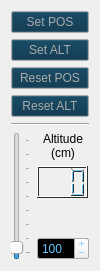
       <widget class="QWidget" name="layoutWidget">
        <property name="geometry">
         <rect>
          <x>296</x>
          <y>81</y>
          <width>91</width>
          <height>271</height>
         </rect>
        </property>
        <layout class="QVBoxLayout" name="verticalLayout_19">
         <item>
          <layout class="QVBoxLayout" name="verticalLayout_17">
           <item>
            <widget class="QPushButton" name="ap_btnSetPos">
             <property name="enabled">
              <bool>true</bool>
             </property>
             <property name="maximumSize">
              <size>
               <width>78</width>
               <height>16777215</height>
              </size>
             </property>
             <property name="palette">
              <palette>
               <active>
                <colorrole role="Button">
                 <brush brushstyle="SolidPattern">
                  <color alpha="255">
                   <red>0</red>
                   <green>45</green>
                   <blue>70</blue>
                  </color>
                 </brush>
                </colorrole>
                <colorrole role="ButtonText">
                 <brush brushstyle="SolidPattern">
                  <color alpha="255">
                   <red>171</red>
                   <green>171</green>
                   <blue>171</blue>
                  </color>
                 </brush>
                </colorrole>
               </active>
               <inactive>
                <colorrole role="Button">
                 <brush brushstyle="SolidPattern">
                  <color alpha="255">
                   <red>0</red>
                   <green>45</green>
                   <blue>70</blue>
                  </color>
                 </brush>
                </colorrole>
                <colorrole role="ButtonText">
                 <brush brushstyle="SolidPattern">
                  <color alpha="255">
                   <red>171</red>
                   <green>171</green>
                   <blue>171</blue>
                  </color>
                 </brush>
                </colorrole>
               </inactive>
               <disabled>
                <colorrole role="Button">
                 <brush brushstyle="SolidPattern">
                  <color alpha="255">
                   <red>0</red>
                   <green>45</green>
                   <blue>70</blue>
                  </color>
                 </brush>
                </colorrole>
                <colorrole role="ButtonText">
                 <brush brushstyle="SolidPattern">
                  <color alpha="255">
                   <red>126</red>
                   <green>126</green>
                   <blue>126</blue>
                  </color>
                 </brush>
                </colorrole>
               </disabled>
              </palette>
             </property>
             <property name="whatsThis">
              <string>Setting the desired lateral position of the helicopter.</string>
             </property>
             <property name="text">
              <string>Set POS</string>
             </property>
            </widget>
           </item>
           <item>
            <widget class="QPushButton" name="ap_btnSetAlt">
             <property name="maximumSize">
              <size>
               <width>78</width>
               <height>16777215</height>
              </size>
             </property>
             <property name="palette">
              <palette>
               <active>
                <colorrole role="Button">
                 <brush brushstyle="SolidPattern">
                  <color alpha="255">
                   <red>0</red>
                   <green>45</green>
                   <blue>70</blue>
                  </color>
                 </brush>
                </colorrole>
                <colorrole role="ButtonText">
                 <brush brushstyle="SolidPattern">
                  <color alpha="255">
                   <red>171</red>
                   <green>171</green>
                   <blue>171</blue>
                  </color>
                 </brush>
                </colorrole>
               </active>
               <inactive>
                <colorrole role="Button">
                 <brush brushstyle="SolidPattern">
                  <color alpha="255">
                   <red>0</red>
                   <green>45</green>
                   <blue>70</blue>
                  </color>
                 </brush>
                </colorrole>
                <colorrole role="ButtonText">
                 <brush brushstyle="SolidPattern">
                  <color alpha="255">
                   <red>171</red>
                   <green>171</green>
                   <blue>171</blue>
                  </color>
                 </brush>
                </colorrole>
               </inactive>
               <disabled>
                <colorrole role="Button">
                 <brush brushstyle="SolidPattern">
                  <color alpha="255">
                   <red>0</red>
                   <green>45</green>
                   <blue>70</blue>
                  </color>
                 </brush>
                </colorrole>
                <colorrole role="ButtonText">
                 <brush brushstyle="SolidPattern">
                  <color alpha="255">
                   <red>126</red>
                   <green>126</green>
                   <blue>126</blue>
                  </color>
                 </brush>
                </colorrole>
               </disabled>
              </palette>
             </property>
             <property name="text">
              <string>Set ALT</string>
             </property>
            </widget>
           </item>
           <item>
            <widget class="QPushButton" name="ap_btnResetPos">
             <property name="enabled">
              <bool>true</bool>
             </property>
             <property name="maximumSize">
              <size>
               <width>78</width>
               <height>16777215</height>
              </size>
             </property>
             <property name="palette">
              <palette>
               <active>
                <colorrole role="Button">
                 <brush brushstyle="SolidPattern">
                  <color alpha="255">
                   <red>0</red>
                   <green>45</green>
                   <blue>70</blue>
                  </color>
                 </brush>
                </colorrole>
                <colorrole role="ButtonText">
                 <brush brushstyle="SolidPattern">
                  <color alpha="255">
                   <red>171</red>
                   <green>171</green>
                   <blue>171</blue>
                  </color>
                 </brush>
                </colorrole>
               </active>
               <inactive>
                <colorrole role="Button">
                 <brush brushstyle="SolidPattern">
                  <color alpha="255">
                   <red>0</red>
                   <green>45</green>
                   <blue>70</blue>
                  </color>
                 </brush>
                </colorrole>
                <colorrole role="ButtonText">
                 <brush brushstyle="SolidPattern">
                  <color alpha="255">
                   <red>171</red>
                   <green>171</green>
                   <blue>171</blue>
                  </color>
                 </brush>
                </colorrole>
               </inactive>
               <disabled>
                <colorrole role="Button">
                 <brush brushstyle="SolidPattern">
                  <color alpha="255">
                   <red>0</red>
                   <green>45</green>
                   <blue>70</blue>
                  </color>
                 </brush>
                </colorrole>
                <colorrole role="ButtonText">
                 <brush brushstyle="SolidPattern">
                  <color alpha="255">
                   <red>126</red>
                   <green>126</green>
                   <blue>126</blue>
                  </color>
                 </brush>
                </colorrole>
               </disabled>
              </palette>
             </property>
             <property name="whatsThis">
              <string>Setting the desired lateral position of the helicopter.</string>
             </property>
             <property name="text">
              <string>Reset POS</string>
             </property>
            </widget>
           </item>
           <item>
            <widget class="QPushButton" name="ap_btnResetAlt">
             <property name="enabled">
              <bool>true</bool>
             </property>
             <property name="maximumSize">
              <size>
               <width>78</width>
               <height>16777215</height>
              </size>
             </property>
             <property name="palette">
              <palette>
               <active>
                <colorrole role="Button">
                 <brush brushstyle="SolidPattern">
                  <color alpha="255">
                   <red>0</red>
                   <green>45</green>
                   <blue>70</blue>
                  </color>
                 </brush>
                </colorrole>
                <colorrole role="ButtonText">
                 <brush brushstyle="SolidPattern">
                  <color alpha="255">
                   <red>171</red>
                   <green>171</green>
                   <blue>171</blue>
                  </color>
                 </brush>
                </colorrole>
               </active>
               <inactive>
                <colorrole role="Button">
                 <brush brushstyle="SolidPattern">
                  <color alpha="255">
                   <red>0</red>
                   <green>45</green>
                   <blue>70</blue>
                  </color>
                 </brush>
                </colorrole>
                <colorrole role="ButtonText">
                 <brush brushstyle="SolidPattern">
                  <color alpha="255">
                   <red>171</red>
                   <green>171</green>
                   <blue>171</blue>
                  </color>
                 </brush>
                </colorrole>
               </inactive>
               <disabled>
                <colorrole role="Button">
                 <brush brushstyle="SolidPattern">
                  <color alpha="255">
                   <red>0</red>
                   <green>45</green>
                   <blue>70</blue>
                  </color>
                 </brush>
                </colorrole>
                <colorrole role="ButtonText">
                 <brush brushstyle="SolidPattern">
                  <color alpha="255">
                   <red>126</red>
                   <green>126</green>
                   <blue>126</blue>
                  </color>
                 </brush>
                </colorrole>
               </disabled>
              </palette>
             </property>
             <property name="whatsThis">
              <string>Setting the desired lateral position of the helicopter.</string>
             </property>
             <property name="text">
              <string>Reset ALT</string>
             </property>
            </widget>
           </item>
          </layout>
         </item>
         <item>
          <widget class="Line" name="line_5">
           <property name="maximumSize">
            <size>
             <width>80</width>
             <height>16777215</height>
            </size>
           </property>
           <property name="orientation">
            <enum>Qt::Horizontal</enum>
           </property>
          </widget>
         </item>
         <item>
          <layout class="QHBoxLayout" name="horizontalLayout_19">
           <item>
            <widget class="QSlider" name="ap_slAlt">
             <property name="minimumSize">
              <size>
               <width>0</width>
               <height>114</height>
              </size>
             </property>
             <property name="minimum">
              <number>80</number>
             </property>
             <property name="maximum">
              <number>500</number>
             </property>
             <property name="value">
              <number>100</number>
             </property>
             <property name="sliderPosition">
              <number>100</number>
             </property>
             <property name="orientation">
              <enum>Qt::Vertical</enum>
             </property>
             <property name="tickPosition">
              <enum>QSlider::TicksBelow</enum>
             </property>
             <property name="tickInterval">
              <number>52</number>
             </property>
            </widget>
           </item>
           <item>
            <layout class="QVBoxLayout" name="verticalLayout_18">
             <item>
              <layout class="QVBoxLayout" name="verticalLayout_11">
               <item>
                <widget class="QLabel" name="ap_lbAltitude">
                 <property name="maximumSize">
                  <size>
                   <width>56</width>
                   <height>16777215</height>
                  </size>
                 </property>
                 <property name="text">
                  <string>Altitude (cm)</string>
                 </property>
                 <property name="alignment">
                  <set>Qt::AlignCenter</set>
                 </property>
                 <property name="wordWrap">
                  <bool>true</bool>
                 </property>
                </widget>
               </item>
               <item>
                <widget class="QLCDNumber" name="ap_dispAlt">
                 <property name="enabled">
                  <bool>true</bool>
                 </property>
                 <property name="minimumSize">
                  <size>
                   <width>0</width>
                   <height>32</height>
                  </size>
                 </property>
                 <property name="maximumSize">
                  <size>
                   <width>51</width>
                   <height>16777215</height>
                  </size>
                 </property>
                 <property name="palette">
                  <palette>
                   <active>
                    <colorrole role="WindowText">
                     <brush brushstyle="SolidPattern">
                      <color alpha="255">
                       <red>103</red>
                       <green>200</green>
                       <blue>255</blue>
                      </color>
                     </brush>
                    </colorrole>
                    <colorrole role="Midlight">
                     <brush brushstyle="SolidPattern">
                      <color alpha="255">
                       <red>45</red>
                       <green>45</green>
                       <blue>45</blue>
                      </color>
                     </brush>
                    </colorrole>
                    <colorrole role="Dark">
                     <brush brushstyle="SolidPattern">
                      <color alpha="255">
                       <red>45</red>
                       <green>45</green>
                       <blue>45</blue>
                      </color>
                     </brush>
                    </colorrole>
                    <colorrole role="Mid">
                     <brush brushstyle="SolidPattern">
                      <color alpha="255">
                       <red>45</red>
                       <green>45</green>
                       <blue>45</blue>
                      </color>
                     </brush>
                    </colorrole>
                    <colorrole role="Text">
                     <brush brushstyle="SolidPattern">
                      <color alpha="255">
                       <red>45</red>
                       <green>45</green>
                       <blue>45</blue>
                      </color>
                     </brush>
                    </colorrole>
                    <colorrole role="ButtonText">
                     <brush brushstyle="SolidPattern">
                      <color alpha="255">
                       <red>255</red>
                       <green>255</green>
                       <blue>255</blue>
                      </color>
                     </brush>
                    </colorrole>
                   </active>
                   <inactive>
                    <colorrole role="WindowText">
                     <brush brushstyle="SolidPattern">
                      <color alpha="255">
                       <red>103</red>
                       <green>200</green>
                       <blue>255</blue>
                      </color>
                     </brush>
                    </colorrole>
                    <colorrole role="Midlight">
                     <brush brushstyle="SolidPattern">
                      <color alpha="255">
                       <red>45</red>
                       <green>45</green>
                       <blue>45</blue>
                      </color>
                     </brush>
                    </colorrole>
                    <colorrole role="Dark">
                     <brush brushstyle="SolidPattern">
                      <color alpha="255">
                       <red>45</red>
                       <green>45</green>
                       <blue>45</blue>
                      </color>
                     </brush>
                    </colorrole>
                    <colorrole role="Mid">
                     <brush brushstyle="SolidPattern">
                      <color alpha="255">
                       <red>45</red>
                       <green>45</green>
                       <blue>45</blue>
                      </color>
                     </brush>
                    </colorrole>
                    <colorrole role="Text">
                     <brush brushstyle="SolidPattern">
                      <color alpha="255">
                       <red>45</red>
                       <green>45</green>
                       <blue>45</blue>
                      </color>
                     </brush>
                    </colorrole>
                    <colorrole role="ButtonText">
                     <brush brushstyle="SolidPattern">
                      <color alpha="255">
                       <red>255</red>
                       <green>255</green>
                       <blue>255</blue>
                      </color>
                     </brush>
                    </colorrole>
                   </inactive>
                   <disabled>
                    <colorrole role="WindowText">
                     <brush brushstyle="SolidPattern">
                      <color alpha="255">
                       <red>45</red>
                       <green>45</green>
                       <blue>45</blue>
                      </color>
                     </brush>
                    </colorrole>
                    <colorrole role="Midlight">
                     <brush brushstyle="SolidPattern">
                      <color alpha="255">
                       <red>45</red>
                       <green>45</green>
                       <blue>45</blue>
                      </color>
                     </brush>
                    </colorrole>
                    <colorrole role="Dark">
                     <brush brushstyle="SolidPattern">
                      <color alpha="255">
                       <red>45</red>
                       <green>45</green>
                       <blue>45</blue>
                      </color>
                     </brush>
                    </colorrole>
                    <colorrole role="Mid">
                     <brush brushstyle="SolidPattern">
                      <color alpha="255">
                       <red>45</red>
                       <green>45</green>
                       <blue>45</blue>
                      </color>
                     </brush>
                    </colorrole>
                    <colorrole role="Text">
                     <brush brushstyle="SolidPattern">
                      <color alpha="255">
                       <red>45</red>
                       <green>45</green>
                       <blue>45</blue>
                      </color>
                     </brush>
                    </colorrole>
                    <colorrole role="ButtonText">
                     <brush brushstyle="SolidPattern">
                      <color alpha="255">
                       <red>45</red>
                       <green>45</green>
                       <blue>45</blue>
                      </color>
                     </brush>
                    </colorrole>
                   </disabled>
                  </palette>
                 </property>
                 <property name="numDigits">
                  <number>3</number>
                 </property>
                 <property name="segmentStyle">
                  <enum>QLCDNumber::Filled</enum>
                 </property>
                </widget>
               </item>
              </layout>
             </item>
             <item>
              <spacer name="verticalSpacer">
               <property name="orientation">
                <enum>Qt::Vertical</enum>
               </property>
               <property name="sizeHint" stdset="0">
                <size>
                 <width>20</width>
                 <height>40</height>
                </size>
               </property>
              </spacer>
             </item>
             <item>
              <widget class="QSpinBox" name="ap_sbAltSet">
               <property name="maximumSize">
                <size>
                 <width>52</width>
                 <height>16777215</height>
                </size>
               </property>
               <property name="palette">
                <palette>
                 <active>
                  <colorrole role="WindowText">
                   <brush brushstyle="SolidPattern">
                    <color alpha="255">
                     <red>103</red>
                     <green>200</green>
                     <blue>255</blue>
                    </color>
                   </brush>
                  </colorrole>
                  <colorrole role="Text">
                   <brush brushstyle="SolidPattern">
                    <color alpha="255">
                     <red>103</red>
                     <green>200</green>
                     <blue>255</blue>
                    </color>
                   </brush>
                  </colorrole>
                  <colorrole role="Base">
                   <brush brushstyle="SolidPattern">
                    <color alpha="255">
                     <red>0</red>
                     <green>0</green>
                     <blue>0</blue>
                    </color>
                   </brush>
                  </colorrole>
                 </active>
                 <inactive>
                  <colorrole role="WindowText">
                   <brush brushstyle="SolidPattern">
                    <color alpha="255">
                     <red>103</red>
                     <green>200</green>
                     <blue>255</blue>
                    </color>
                   </brush>
                  </colorrole>
                  <colorrole role="Text">
                   <brush brushstyle="SolidPattern">
                    <color alpha="255">
                     <red>103</red>
                     <green>200</green>
                     <blue>255</blue>
                    </color>
                   </brush>
                  </colorrole>
                  <colorrole role="Base">
                   <brush brushstyle="SolidPattern">
                    <color alpha="255">
                     <red>0</red>
                     <green>0</green>
                     <blue>0</blue>
                    </color>
                   </brush>
                  </colorrole>
                 </inactive>
                 <disabled>
                  <colorrole role="WindowText">
                   <brush brushstyle="SolidPattern">
                    <color alpha="255">
                     <red>0</red>
                     <green>60</green>
                     <blue>90</blue>
                    </color>
                   </brush>
                  </colorrole>
                  <colorrole role="Text">
                   <brush brushstyle="SolidPattern">
                    <color alpha="255">
                     <red>0</red>
                     <green>60</green>
                     <blue>90</blue>
                    </color>
                   </brush>
                  </colorrole>
                  <colorrole role="Base">
                   <brush brushstyle="SolidPattern">
                    <color alpha="255">
                     <red>0</red>
                     <green>0</green>
                     <blue>0</blue>
                    </color>
                   </brush>
                  </colorrole>
                 </disabled>
                </palette>
               </property>
               <property name="buttonSymbols">
                <enum>QAbstractSpinBox::PlusMinus</enum>
               </property>
               <property name="minimum">
                <number>80</number>
               </property>
               <property name="maximum">
                <number>500</number>
               </property>
               <property name="value">
                <number>100</number>
               </property>
              </widget>
             </item>
            </layout>
           </item>
          </layout>
         </item>
        </layout>
       </widget>
